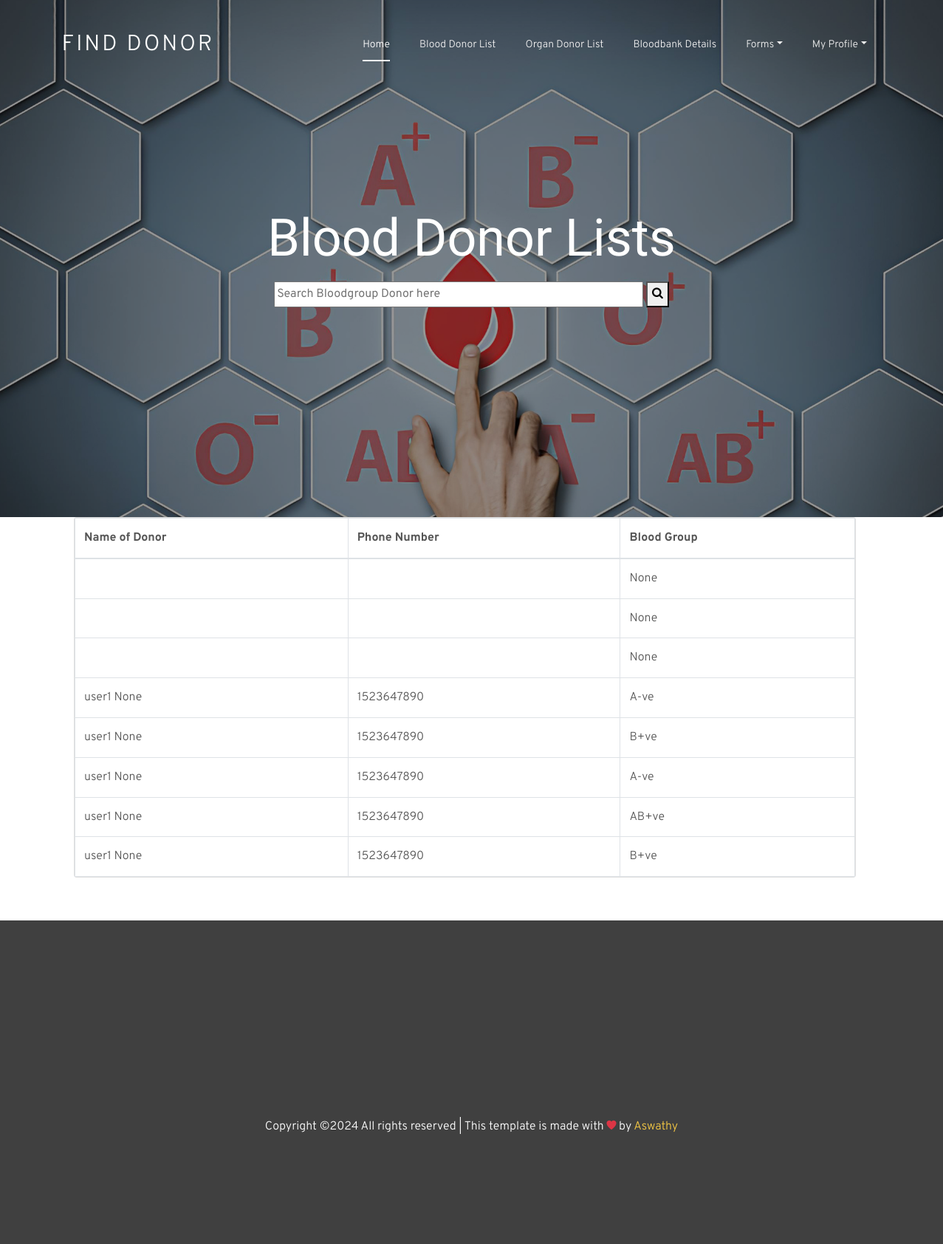
Page /user/ViewAllBloodDonorList on the committed database.
### OrganApp/models.py (models this page shows)
class Blood_Donation(models.Model):
    public=models.ForeignKey(Registration,on_delete=models.CASCADE,null=True)
    bloodgroup=models.CharField(max_length=50,null=True)
    dateofdonation=models.CharField(max_length=10,null=True)
    healthissue=models.CharField(max_length=50,null=True)

class Registration(models.Model):
    user=models.ForeignKey(User,on_delete=models.CASCADE,null=True)
    fname=models.CharField(max_length=50,null=True)
    lname=models.CharField(max_length=50,null=True)
    email=models.CharField(max_length=50,null=True)
    phone=models.CharField(max_length=50,null=True)
    address=models.CharField(max_length=50,null=True)
    bloodgroup=models.CharField(max_length=50,null=True)
    dob=models.DateField(max_length=50,null=True)
    age=models.CharField(max_length=50,null=True)
    district=models.CharField(max_length=50,null=True)
    gender=models.CharField(max_length=10,null=True)
    password=models.CharField(max_length=50,null=True)
    last_donate_date=models.CharField(max_length=10,null=True)

### OrganApp/user_views.py (the view, shortened to what this page needs)
# urls.py: path('ViewAllBloodDonorList',ViewAllBloodDonorList.as_view()),
class ViewAllBloodDonorList(TemplateView):
    template_name='user/viewallblooddonor.html'
    def get_context_data(self, **kwargs):
        view_blood_donor = Blood_Donation.objects.all()
        context = {
            'view_blood_donor':view_blood_donor
        }
        bd = Blood_Donation.objects.all()
        context['bd'] = bd
        return context

### templates/user/viewallblooddonor.html (shortened to what this page needs)
{% extends 'user/base.html'%}
{% load static %}
{% block content %}
  <div class="block-31" style="position: relative;">
    <div class="owl-carousel loop-block-31 ">
      <div class="block-30 block-30-sm item" style="background-image: url('{% static 'images/bg_4.jpg' %}');" data-stellar-background-ratio="0.5">
        <div class="container">
          <div class="row align-items-center justify-content-center">
            <div class="col-md-7 text-center">
              <h2 class="heading">Blood Donor Lists</h2>
              <div class="search-container">
                <form action="" method="post">
                  <input style="width: 500px;" type="text" name="search" placeholder="Search Bloodgroup Donor here" name="search">
                  <button type="submit"><i class="fa fa-search"></i></button>
                </form>
              </div>
            </div>
          </div>
        </div>
      </div>
    </div>
  </div>
<div class="row">
	<div style="margin-left: 100px;" class="col-10">
		<div class="card">
			<div class="card-content collapse show">
				<div class="table-responsive">
					<table class="table table-bordered mb-0">
						<thead>
							<tr>
								<th>Name of Donor</th>
                                <th>Phone Number</th>
                                <th>Blood Group</th>
							</tr>
						</thead>
						<tbody>
                            {% for i in view_blood_donor %}
							<tr>
								<td>{{i.public.fname}} {{i.public.lname}}</td>
								<td>{{i.public.phone}}</td>
                                <td>{{i.bloodgroup}}</td>
							</tr>
							{% endfor %}
						</tbody>
					</table>
				</div>
			</div>
		</div>
	</div>
</div>
<br>
<br>
{% endblock %}

### templates/user/base.html (shortened to what this page needs)
{% load static %}
<!DOCTYPE html>
<html lang="en">
  <head>
    <link rel="stylesheet" href="https://cdnjs.cloudflare.com/ajax/libs/font-awesome/4.7.0/css/font-awesome.min.css">
    <link rel="stylesheet" href="{% static 'css/open-iconic-bootstrap.min.css' %}">
    <link rel="stylesheet" href="{% static 'css/animate.css' %}">
    <link rel="stylesheet" href="{% static 'css/owl.carousel.min.css' %}">
    <link rel="stylesheet" href="{% static 'css/owl.theme.default.min.css' %}">
    <link rel="stylesheet" href="{% static 'css/magnific-popup.css' %}">
    <link rel="stylesheet" href="{% static 'css/aos.css' %}">
    <link rel="stylesheet" href="{% static 'css/ionicons.min.css' %}">
    <link rel="stylesheet" href="{% static 'css/bootstrap-datepicker.css' %}">
    <link rel="stylesheet" href="{% static 'css/jquery.timepicker.css' %}">
    <link rel="stylesheet" href="{% static 'css/flaticon.css' %}">
    <link rel="stylesheet" href="{% static 'css/icomoon.css' %}">
    <link rel="stylesheet" href="{% static 'css/fancybox.min.css' %}">
    <link rel="stylesheet" href="{% static 'css/bootstrap.css' %}">
    <link rel="stylesheet" href="{% static 'css/style.css' %}">
    <link rel="stylesheet" href="https://cdnjs.cloudflare.com/ajax/libs/bootstrap-datepicker/1.9.0/css/bootstrap-datepicker.min.css">
  </head>
  <body>
  <nav class="navbar navbar-expand-lg navbar-dark ftco_navbar bg-dark ftco-navbar-light" id="ftco-navbar">
    <div class="container">
      <a class="navbar-brand" href="/user">Find Donor</a>
      <div class="collapse navbar-collapse" id="ftco-nav">
        <ul class="navbar-nav ml-auto">
          <li class="nav-item active"><a href="/user" class="nav-link">Home</a></li>
          <li class="nav-item"><a href="ViewAllBloodDonorList" class="nav-link">Blood Donor List</a></li>
          <li class="nav-item"><a href="ViewAllOrganDonorList" class="nav-link">Organ Donor List</a></li>
          <li class="nav-item"><a href="ViewAllBloodbankDetails" class="nav-link">Bloodbank Details</a></li>
          <div class="nav-item dropdown">
            <a href="#" class="nav-link dropdown-toggle" data-bs-toggle="dropdown">Forms</a>
            </div>
         <div class="nav-item dropdown">
            <a href="#" class="nav-link dropdown-toggle" data-bs-toggle="dropdown">My Profile</a>
        </ul>
      </div>
    </div>
  </nav>
  {% block content %}
    {% endblock %}
    <footer class="footer">
      <div class="container">
        <div class="row mb-5">
          <div class="col-md-6 col-lg-4">
            </div>
            <div class="block-21 d-flex mb-4">
            </div>
            <div class="block-21 d-flex mb-4">
            </div>
          </div>
          <div class="col-md-6 col-lg-4">
          </div>
        </div>
        <div class="row pt-5">
          <div class="col-md-12 text-center">
              <p>
              Copyright &copy;<script>document.write(new Date().getFullYear());</script> All rights reserved | This template is made with <i class="ion-ios-heart text-danger" aria-hidden="true"></i> by <a href="" target="_blank" >Aswathy</a>
              </p>
          </div>
        </div>
    </footer>
    </body>
  </html>

### static/css/style.css (style rules this page uses)
body { font-family: "Overpass", -apple-system, BlinkMacSystemFont, "Segoe UI", Roboto, "Helvetica Neue", Arial, sans-serif, "Apple Color Emoji", "Segoe UI Emoji", "Segoe UI Symbol"; background: #fff; font-size: 16px; line-height: 1.8; font-weight: 300; color: #555555; }
a { -webkit-transition: .3s all ease; -o-transition: .3s all ease; transition: .3s all ease; color: #f7ca44; }
h1, h2, h3, h4, h5, .h1, .h2, .h3, .h4, .h5 { color: #000; font-weight: 300; font-family: "Dosis", sans-serif; }
.ftco-navbar-light { background: transparent !important; position: absolute; left: 0; right: 0; z-index: 3; top: 10px; }
.ftco-navbar-light .navbar-nav > .nav-item > .nav-link { font-size: 14px; padding-top: 30px; padding-bottom: 30px; padding-left: 20px; padding-right: 20px; color: #f0f0f0; opacity: 1 !important; }
.ftco-navbar-light .navbar-nav > .nav-item.active > a { color: #fff; position: relative; }
.ftco-navbar-light .navbar-nav > .nav-item.active > a:before { content: ""; height: 2px; background: #fff; left: 20px; right: 20px; position: absolute; bottom: 20px; }
.navbar-brand { text-transform: uppercase; letter-spacing: .1em; font-size: 30px; font-family: "Overpass", -apple-system, BlinkMacSystemFont, "Segoe UI", Roboto, "Helvetica Neue", Arial, sans-serif, "Apple Color Emoji", "Segoe UI Emoji", "Segoe UI Symbol"; }
.footer { background: #404040; padding: 8em 0; color: #fff; }
.footer a { color: #f7ca44; }
.block-30 { background-size: cover; background-color: #ccc; padding: 0; position: relative; }
.block-30:before { background: #000; position: absolute; content: ""; top: 0; left: 0; right: 0; bottom: 0; opacity: .4; z-index: 0; }
.block-30, .block-30 .row { min-height: 700px; height: 100vh; }
.block-30 .heading { color: #fff; font-size: 40px; line-height: 1.1; margin-bottom: 50px; font-family: "Dosis", sans-serif; }
@media (min-width: 768px) { .block-30 .heading { font-size: 80px; } }
@media (min-width: 992px) { .block-30 .heading { font-size: 80px; } }
.block-30.block-30-sm, .block-30.block-30-sm .row { min-height: 700px; height: 70vh; }
.block-30.block-30-sm .heading { font-size: 70px; margin-bottom: 20px; }

### rows in the picture
Blood_Donation: bloodgroup "None"
Blood_Donation: bloodgroup "None"
Blood_Donation: bloodgroup "None"
Blood_Donation: public.fname "user1", public.lname "None", public.phone "1523647890", bloodgroup "A-ve"
Blood_Donation: public.fname "user1", public.lname "None", public.phone "1523647890", bloodgroup "B+ve"
Blood_Donation: public.fname "user1", public.lname "None", public.phone "1523647890", bloodgroup "A-ve"
Blood_Donation: public.fname "user1", public.lname "None", public.phone "1523647890", bloodgroup "AB+ve"
Blood_Donation: public.fname "user1", public.lname "None", public.phone "1523647890", bloodgroup "B+ve"
